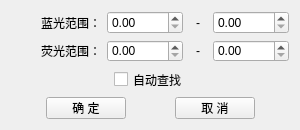
<?xml version="1.0" encoding="UTF-8"?>
<ui version="4.0">
 <class>HQuantumEditDialog</class>
 <widget class="QDialog" name="HQuantumEditDialog">
  <property name="geometry">
   <rect>
    <x>0</x>
    <y>0</y>
    <width>300</width>
    <height>130</height>
   </rect>
  </property>
  <property name="minimumSize">
   <size>
    <width>300</width>
    <height>130</height>
   </size>
  </property>
  <property name="maximumSize">
   <size>
    <width>16777215</width>
    <height>130</height>
   </size>
  </property>
  <property name="windowTitle">
   <string>Dialog</string>
  </property>
  <layout class="QGridLayout" name="gridLayout" rowstretch="1,1,0,0">
   <item row="0" column="0">
    <widget class="QLabel" name="label_102">
     <property name="sizePolicy">
      <sizepolicy hsizetype="Preferred" vsizetype="Preferred">
       <horstretch>0</horstretch>
       <verstretch>0</verstretch>
      </sizepolicy>
     </property>
     <property name="minimumSize">
      <size>
       <width>90</width>
       <height>0</height>
      </size>
     </property>
     <property name="text">
      <string>蓝光范围：</string>
     </property>
     <property name="alignment">
      <set>Qt::AlignRight|Qt::AlignTrailing|Qt::AlignVCenter</set>
     </property>
     <property name="buddy">
      <cstring>doubleSpinBox_01</cstring>
     </property>
    </widget>
   </item>
   <item row="0" column="1">
    <widget class="QDoubleSpinBox" name="doubleSpinBox_01"/>
   </item>
   <item row="0" column="2">
    <widget class="QLabel" name="label_112">
     <property name="maximumSize">
      <size>
       <width>18</width>
       <height>16777215</height>
      </size>
     </property>
     <property name="text">
      <string>-</string>
     </property>
     <property name="alignment">
      <set>Qt::AlignCenter</set>
     </property>
     <property name="buddy">
      <cstring>doubleSpinBox_02</cstring>
     </property>
    </widget>
   </item>
   <item row="0" column="3">
    <widget class="QDoubleSpinBox" name="doubleSpinBox_02"/>
   </item>
   <item row="1" column="0">
    <widget class="QLabel" name="label_103">
     <property name="sizePolicy">
      <sizepolicy hsizetype="Preferred" vsizetype="Preferred">
       <horstretch>0</horstretch>
       <verstretch>0</verstretch>
      </sizepolicy>
     </property>
     <property name="minimumSize">
      <size>
       <width>90</width>
       <height>0</height>
      </size>
     </property>
     <property name="text">
      <string>荧光范围：</string>
     </property>
     <property name="alignment">
      <set>Qt::AlignRight|Qt::AlignTrailing|Qt::AlignVCenter</set>
     </property>
     <property name="buddy">
      <cstring>doubleSpinBox_03</cstring>
     </property>
    </widget>
   </item>
   <item row="1" column="1">
    <widget class="QDoubleSpinBox" name="doubleSpinBox_03"/>
   </item>
   <item row="1" column="2">
    <widget class="QLabel" name="label_113">
     <property name="maximumSize">
      <size>
       <width>18</width>
       <height>16777215</height>
      </size>
     </property>
     <property name="text">
      <string>-</string>
     </property>
     <property name="alignment">
      <set>Qt::AlignCenter</set>
     </property>
     <property name="buddy">
      <cstring>doubleSpinBox_04</cstring>
     </property>
    </widget>
   </item>
   <item row="1" column="3">
    <widget class="QDoubleSpinBox" name="doubleSpinBox_04"/>
   </item>
   <item row="3" column="0" colspan="4">
    <layout class="QHBoxLayout" name="horizontalLayout_3">
     <property name="spacing">
      <number>9</number>
     </property>
     <item>
      <spacer name="horizontalSpacer_21">
       <property name="orientation">
        <enum>Qt::Horizontal</enum>
       </property>
       <property name="sizeHint" stdset="0">
        <size>
         <width>20</width>
         <height>20</height>
        </size>
       </property>
      </spacer>
     </item>
     <item>
      <widget class="QPushButton" name="pushButton_01">
       <property name="text">
        <string>确 定</string>
       </property>
       <property name="autoDefault">
        <bool>false</bool>
       </property>
      </widget>
     </item>
     <item>
      <spacer name="horizontalSpacer_22">
       <property name="orientation">
        <enum>Qt::Horizontal</enum>
       </property>
       <property name="sizeHint" stdset="0">
        <size>
         <width>40</width>
         <height>20</height>
        </size>
       </property>
      </spacer>
     </item>
     <item>
      <widget class="QPushButton" name="pushButton_02">
       <property name="text">
        <string>取 消</string>
       </property>
       <property name="autoDefault">
        <bool>false</bool>
       </property>
      </widget>
     </item>
     <item>
      <spacer name="horizontalSpacer_29">
       <property name="orientation">
        <enum>Qt::Horizontal</enum>
       </property>
       <property name="sizeHint" stdset="0">
        <size>
         <width>20</width>
         <height>20</height>
        </size>
       </property>
      </spacer>
     </item>
    </layout>
   </item>
   <item row="2" column="0" colspan="4">
    <layout class="QHBoxLayout" name="horizontalLayout">
     <item>
      <spacer name="horizontalSpacer_23">
       <property name="orientation">
        <enum>Qt::Horizontal</enum>
       </property>
       <property name="sizeHint" stdset="0">
        <size>
         <width>17</width>
         <height>20</height>
        </size>
       </property>
      </spacer>
     </item>
     <item>
      <widget class="QCheckBox" name="checkBox">
       <property name="text">
        <string>自动查找</string>
       </property>
      </widget>
     </item>
     <item>
      <spacer name="horizontalSpacer_30">
       <property name="orientation">
        <enum>Qt::Horizontal</enum>
       </property>
       <property name="sizeHint" stdset="0">
        <size>
         <width>17</width>
         <height>20</height>
        </size>
       </property>
      </spacer>
     </item>
    </layout>
   </item>
  </layout>
 </widget>
 <resources/>
 <connections>
  <connection>
   <sender>pushButton_01</sender>
   <signal>clicked()</signal>
   <receiver>HQuantumEditDialog</receiver>
   <slot>accept()</slot>
   <hints>
    <hint type="sourcelabel">
     <x>94</x>
     <y>203</y>
    </hint>
    <hint type="destinationlabel">
     <x>24</x>
     <y>85</y>
    </hint>
   </hints>
  </connection>
  <connection>
   <sender>pushButton_02</sender>
   <signal>clicked()</signal>
   <receiver>HQuantumEditDialog</receiver>
   <slot>reject()</slot>
   <hints>
    <hint type="sourcelabel">
     <x>251</x>
     <y>203</y>
    </hint>
    <hint type="destinationlabel">
     <x>264</x>
     <y>95</y>
    </hint>
   </hints>
  </connection>
 </connections>
</ui>
